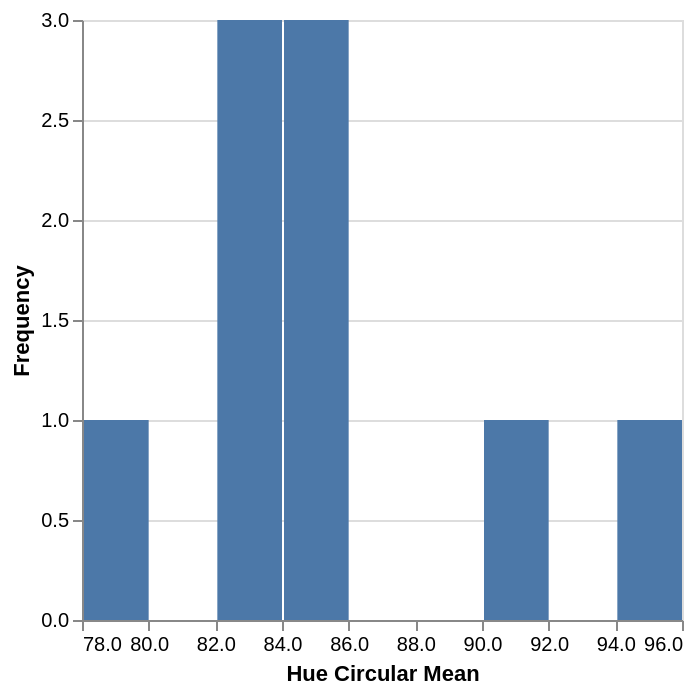

Notebook code cell kept with this figure:
### Markdown cell above
## Step 6: Analyze color. 

Now we are ready to analyze color. 

The color analysis function takes the input image, the binary plant mask, the geojson shape file containing plot boundaries that we made with `auto_grid`, the number of bins to put color values into to report the distribution, and which colorspaces you would like information for. There is also an option `label` parameter that is useful if you are including multiple time points in one analysis.

### Code cell
# Analyze color within each plot boundary

color = gcv.analyze.color(img, binmask, geojson="./shapefiles/plots.geojson", bins=10, colorspaces="hsv", label=None)

### Figure 1 — Vega-Lite specification as saved in the notebook (floating-point values rounded to 4 significant figures)
{"config": {"view": {"continuousWidth": 300, "continuousHeight": 300}}, "data": {"name": "data-5e87257390dbfdb065adabe2807c9258"}, "mark": {"type": "bar"}, "encoding": {"x": {"bin": true, "field": "value", "title": "Hue Circular Mean", "type": "quantitative"}, "y": {"aggregate": "count", "title": "Frequency", "type": "quantitative"}}, "$schema": "https://vega.github.io/schema/vega-lite/v5.20.1.json", "datasets": {"data-5e87257390dbfdb065adabe2807c9258": [{"value": 95.11}, {"value": 83.54}, {"value": 85.86}, {"value": 90.65}, {"value": 83.52}, {"value": 78.59}, {"value": 84.8}, {"value": 85.61}, {"value": 82.86}]}}
